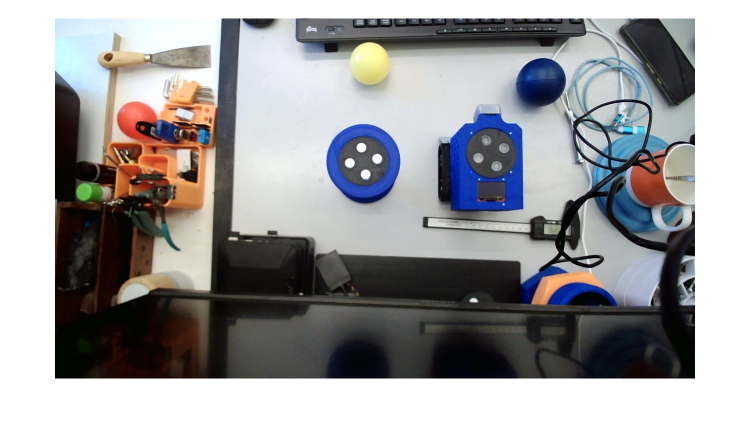
#> input picture ZumoPi_V02/Development/BarcodeDetection/Python/Image4.jpg, 1500 x 855 px (shown at 1/2 size)
$ python -i hub_detector.py   (imports and definitions only)
#> lines starting #> are read from the running program, lines starting #| are printed output that depends on the picture; after the words box and inside, x2 and y2 are one past the last pixel; in counts of white or black regions, pixels touching at a corner belong together
import cv2
import numpy as np
import matplotlib.pyplot as plt

def detect_hubs(img, DEBUG=False, thresholdLevel=0.4, circle_diameter=150,
                expected_dark_fraction=0.85, min_blob_area=100):
    """
    detect_hubs Detects circular hubs with LED markers on a blue background.

    This function first creates a binary image (bin_img) from the grayscale image using
    thresholdLevel (scaled to [0,255]) and inversion (so that dark areas become white).
    Then a blue gradient mask is computed and inverted so that non-blue regions are bright.
    HoughCircles is applied on the median-filtered non-blue mask to find candidate circles.
    For each candidate, the dark fraction is computed from bin_img. If it is within ±25%
    of expected_dark_fraction, blobs (LED markers) are detected inside the candidate hub
    by restricting bin_img to the candidate circle (forcing outside pixels to white) and
    finding connected components where pixels are 0 (i.e. the LED markers).

    Parameters:
      img                   - Input RGB image as a NumPy array.
      DEBUG                 - If True, displays debug images and prints debug info.
      thresholdLevel        - Normalized threshold (0-1) for binarization (default: 0.4).
      circle_diameter       - Nominal diameter for hub detection (default: 150). Allowed range ±25%.
      expected_dark_fraction- Expected fraction of dark area (from bin_img) inside a hub (default: 0.85).
      min_blob_area         - Minimum area (in pixels) for a blob to be considered valid (default: 100).

    Returns:
      hubs - A list of dictionaries. Each dictionary represents a valid hub with:
             'center': (x, y), 'radius': r, 'numBlobs': number of detected blobs,
             'darkFraction': computed dark fraction, and for each blob (blob1..blob4):
                 'center' and 'color'.
    """
#> called with DEBUG = False, thresholdLevel = 0.4, circle_diameter = 150, expected_dark_fraction = 0.85, min_blob_area = 100
    # --- 1. Resize image if larger than 1920x1080 ---
    origH, origW = img.shape[:2]
#> origH = 855; origW = 1500
    maxW, maxH = 1920, 1080
    if origW > maxW or origH > maxH:
        scale = min(maxW / origW, maxH / origH)
        new_w = int(origW * scale)
        new_h = int(origH * scale)
        img = cv2.resize(img, (new_w, new_h))
        if DEBUG:
            print(f"Resized image from ({origW}, {origH}) to ({new_w}, {new_h})")

    # --- 1.1 Create a binary image from the grayscale (like MATLAB's binImg) ---
    gray_img_original = cv2.cvtColor(img, cv2.COLOR_RGB2GRAY)
    thresh_value = int(thresholdLevel * 255)
    _, bin_img = cv2.threshold(gray_img_original, thresh_value, 255, cv2.THRESH_BINARY)
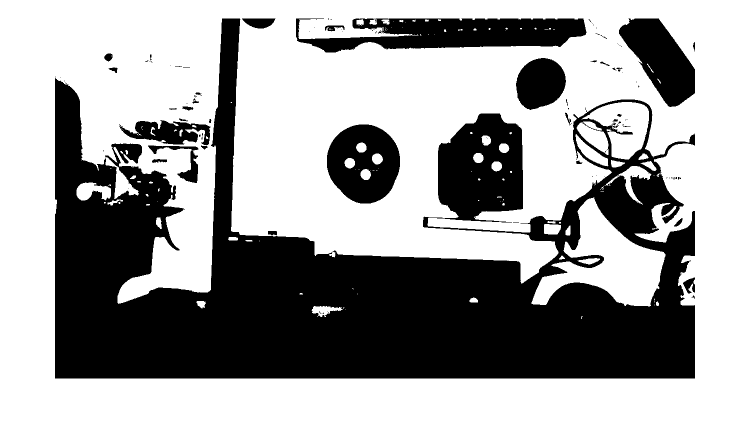
#> bin_img: shape (855, 1500) (shown at 1/2 size); 62.1% white; 126 black regions (92 under 20 px), largest, box (x1, y1, x2, y2) and area: (110, 37, 1390, 757) 382144, (863, 227, 1046, 445) 28320, (592, 37, 1173, 105) 25890
    bin_img = cv2.bitwise_not(bin_img)  # Invert: dark areas become white (255)

    if DEBUG:
        plt.figure()
        plt.imshow(bin_img, cmap='gray')
        plt.title("Binary Image (Inverted)")
        plt.show()

    # --- 2. Create a grayscale mask based on the blue gradient ---
    R = img[:, :, 0].astype(np.float32)
    G = img[:, :, 1].astype(np.float32)
    B = img[:, :, 2].astype(np.float32)
    max_RG = np.maximum(R, G)
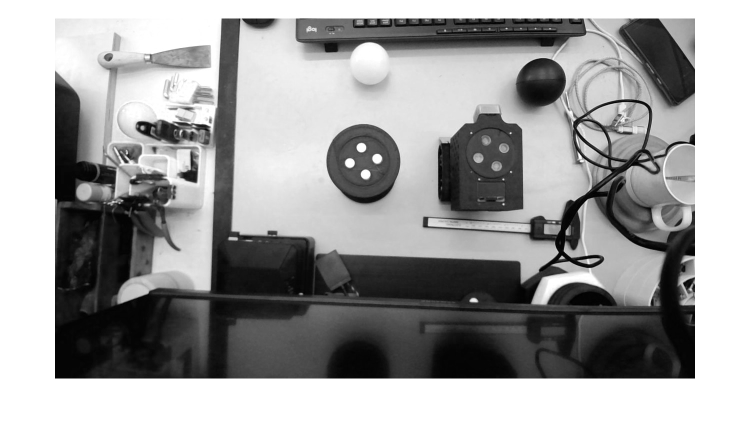
#> max_RG: shape (855, 1500) float32 (shown at 1/2 size); min 0, max 255, mean 157.8
    blue_grad = B - max_RG
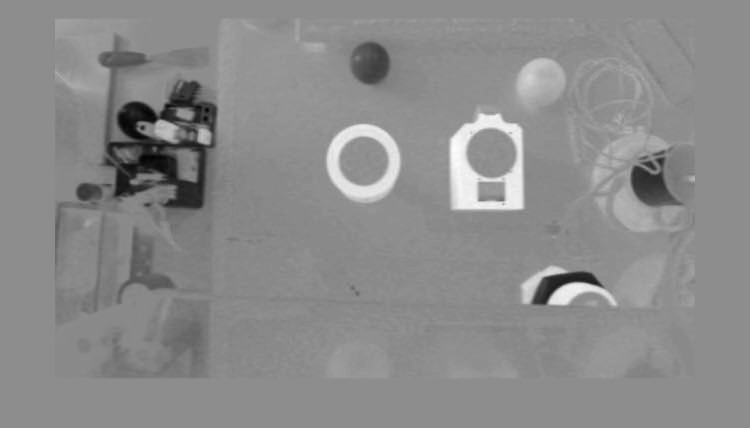
#> blue_grad: shape (855, 1500) float32 (shown at 1/2 size); min -183, max 146, mean -2.9; drawn with min black and max white
    blue_grad = np.where(blue_grad < 0, 0, blue_grad)
    norm_blue = np.empty_like(blue_grad)
    cv2.normalize(blue_grad, norm_blue, 0, 255, cv2.NORM_MINMAX)
    blue_mask = norm_blue.astype(np.uint8)
    # Invert: non-blue regions become bright
    non_blue_mask = 255 - blue_mask
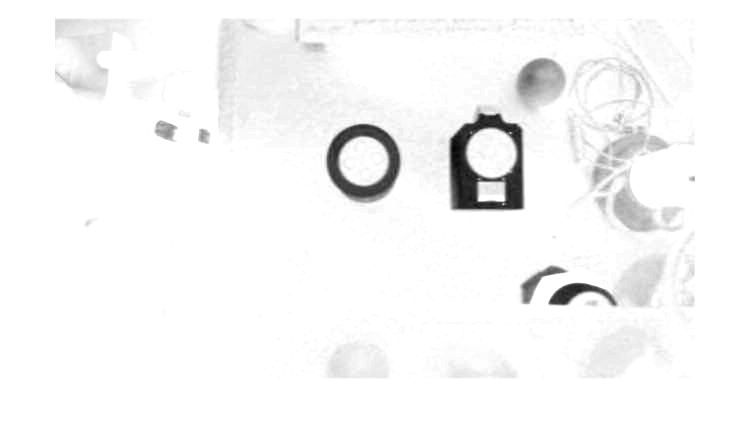
#> non_blue_mask: shape (855, 1500) (shown at 1/2 size); min 0, max 255, mean 246.4

    if DEBUG:
        plt.figure()
        plt.imshow(non_blue_mask, cmap='gray')
        plt.title("Non-blue Grayscale Mask")
        plt.show()

    # --- 3. Apply median filtering to reduce noise ---
    non_blue_blur = cv2.medianBlur(non_blue_mask, 5)

    # --- 4. Detect circles using HoughCircles on the non-blue mask ---
    min_radius = int(np.floor((circle_diameter * 0.75) / 2))
    max_radius = int(np.floor((circle_diameter * 1.25) / 2))

    circles = cv2.HoughCircles(non_blue_blur, cv2.HOUGH_GRADIENT, dp=1,
                               minDist=circle_diameter,
                               param1=100, param2=30,
                               minRadius=min_radius, maxRadius=max_radius)
#> circles = [[725.5, 321.5, 74]]

    # Debug: Plot raw HoughCircles detections.
    hough_img = cv2.cvtColor(non_blue_blur, cv2.COLOR_GRAY2BGR)
    if circles is not None:
        circles = np.uint16(np.around(circles))
#> circles = [[726, 322, 74]]
        for (c_x, c_y, r) in circles[0, :]:
            cv2.circle(hough_img, (c_x, c_y), r, (0, 255, 0), 2)
            cv2.circle(hough_img, (c_x, c_y), 2, (0, 0, 255), 3)
#> this loop made 1 pass
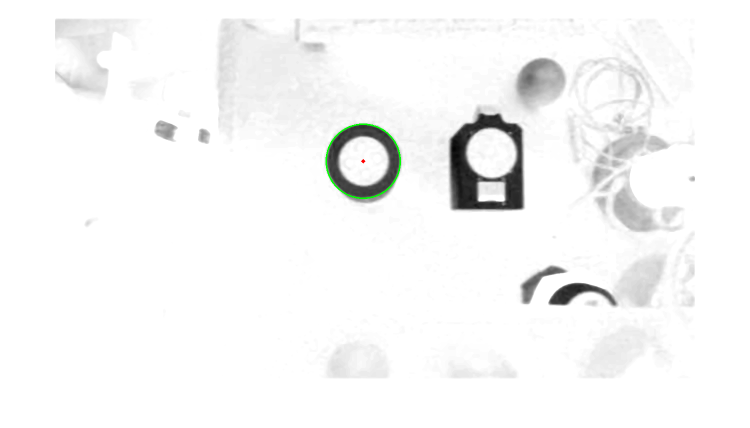
#> hough_img: shape (855, 1500, 3) (shown at 1/2 size); mean B, G, R 246.3, 246.6, 246.3
    if DEBUG:
        plt.figure()
        plt.imshow(hough_img)
        plt.title("Raw HoughCircles Detections on Non-blue Mask")
        plt.show()

    hubs = []
    failed_candidates = []
    lower_dark = expected_dark_fraction * 0.75
    upper_dark = expected_dark_fraction * 1.25

    # Precompute coordinate grid for dark fraction calculation using bin_img.
    rows, cols = bin_img.shape
#> rows = 855; cols = 1500
    y_grid, x_grid = np.ogrid[0:rows, 0:cols]
#> y_grid = 855 values from 0 to 854

    # --- 5. Process each detected circle ---
    if circles is not None:
        for (c_x, c_y, r) in circles[0, :]:
            c_x, c_y, r = int(c_x), int(c_y), int(r)
            circle_mask = (x_grid - c_x)**2 + (y_grid - c_y)**2 <= r**2

            # Compute dark fraction using bin_img:
            dark_fraction = np.sum(bin_img[circle_mask] == 255) / np.sum(circle_mask)

            if lower_dark <= dark_fraction <= upper_dark:
                # --- 6. Analyze blobs inside the candidate hub using bin_img ---
                # Copy the binary image and force pixels outside the circle to white (255)
                local_bin = bin_img.copy()
                local_bin[~circle_mask] = 255

                # Create a "black region" mask: LED markers are expected to appear as 0.
                black_region = (local_bin == 0).astype(np.uint8) * 255

                # Find connected components (blobs) in the black region.
                num_labels, labels, stats, centroids = cv2.connectedComponentsWithStats(black_region, connectivity=8)
                valid_centroids = []
                valid_colors = []
                color_threshold = 30

                # Process each blob (skip label 0 which is background)
                for label in range(1, num_labels):
                    area = stats[label, cv2.CC_STAT_AREA]
                    if DEBUG:
                        print(f"Blob {label}: Area = {area}")
                    if area >= min_blob_area:
                        ys, xs = np.where(labels == label)
                        mean_R = np.mean(R[ys, xs])
                        mean_G = np.mean(G[ys, xs])
                        mean_B = np.mean(B[ys, xs])

                        if (abs(mean_R - mean_G) < color_threshold and
                            abs(mean_R - mean_B) < color_threshold and
                            abs(mean_G - mean_B) < color_threshold):
                            blob_color = "white"
                        elif mean_R > mean_G and mean_R > mean_B:
                            blob_color = "red"
                        elif mean_G > mean_R and mean_G > mean_B:
                            blob_color = "green"
                        elif mean_B > mean_R and mean_B > mean_G:
                            blob_color = "blue"
                        else:
                            blob_color = "unknown"

                        valid_centroids.append(centroids[label])
                        valid_colors.append(blob_color)

                num_blobs = len(valid_centroids)
                if num_blobs == 4:
                    angles = []
                    for centroid in valid_centroids:
                        dx = centroid[0] - c_x
                        dy = centroid[1] - c_y
                        angle = np.mod(np.arctan2(dx, -dy), 2 * np.pi)
                        angles.append(angle)
                    sort_order = np.argsort(angles)
                    sorted_centroids = [valid_centroids[i] for i in sort_order]
                    sorted_colors = [valid_colors[i] for i in sort_order]

                    hub = {
                        "center": (float(c_x), float(c_y)),
                        "radius": float(r),
                        "numBlobs": num_blobs,
                        "darkFraction": dark_fraction
                    }
                    for k in range(4):
                        hub[f"blob{k+1}"] = {
                            "center": (float(sorted_centroids[k][0]), float(sorted_centroids[k][1])),
                            "color": sorted_colors[k]
                        }
                    hubs.append(hub)

                    if DEBUG:
                        print(f"Valid Hub: Center=({c_x}, {c_y}), Radius={r}, DarkFraction={dark_fraction:.2f}, 4 blobs detected")
                else:
                    reason = f"Blob count: {num_blobs}"
                    failed_candidates.append({"center": (c_x, c_y), "radius": r, "reason": reason})
                    if DEBUG:
                        print(f"Candidate hub at ({c_x}, {c_y}) with radius={r} failed: {num_blobs} blobs detected (DarkFraction={dark_fraction:.2f})")
            else:
                reason = f"Dark fraction: {dark_fraction:.2f}"
                failed_candidates.append({"center": (c_x, c_y), "radius": r, "reason": reason})
                if DEBUG:
                    print(f"Circle filtered out: Center=({c_x}, {c_y}), Radius={r}, DarkFraction={dark_fraction:.2f}")
#> this loop made 1 pass
#> (c_x, c_y, r, dark_fraction, num_labels, color_threshold, num_blobs, sort_order) on pass 1: (726, 322, 74, 0.908, 60, 30, 4, [1, 3, 2, 0])
#> pass 1, in detect_hubs, `circle_mask = (x_grid - c_x)**2 + (y_grid - c_y)**2 <= r**2`:
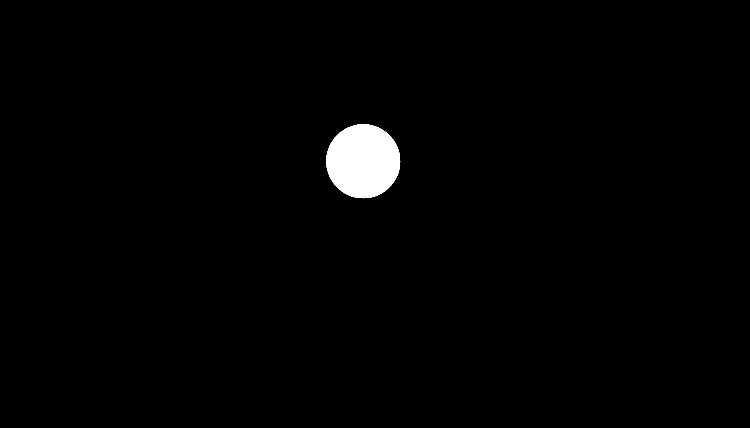
#> circle_mask: shape (855, 1500) bool (shown at 1/2 size); 1.3% white; 1 white region, box (x1, y1, x2, y2) and area: (652, 248, 801, 397) 17193
#> pass 1, in detect_hubs, `black_region = (local_bin == 0).astype(np.uint8) * 255`:
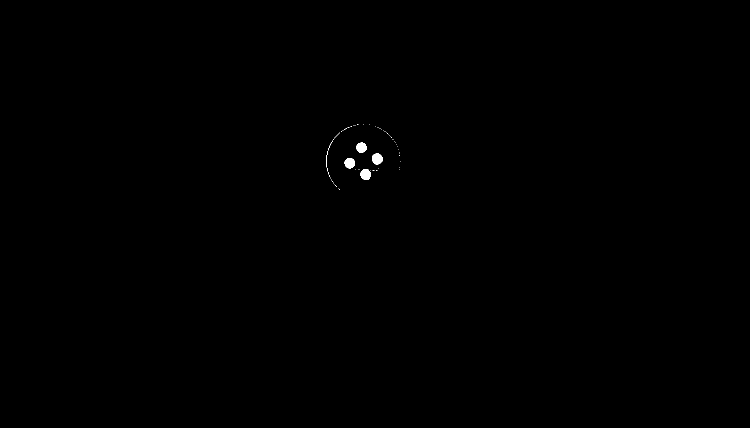
#> black_region: shape (855, 1500) (shown at 1/2 size); 0.12% white; 59 white regions (53 under 20 px), largest, box (x1, y1, x2, y2) and area: (744, 307, 766, 329) 374, (721, 338, 742, 360) 360, (689, 316, 710, 337) 346, (712, 285, 733, 305) 331, (652, 302, 656, 335) 34, (656, 281, 666, 301) 21
#> after the loop, failed_candidates = []; hubs = 1 item
    else:
        if DEBUG:
            print("No circles detected by HoughCircles")

    if DEBUG:
        final_debug_img = img.copy()
        for hub in hubs:
            cx, cy = int(hub["center"][0]), int(hub["center"][1])
            r = int(hub["radius"])
            cv2.circle(final_debug_img, (cx, cy), r, (0, 255, 0), 2)
        for candidate in failed_candidates:
            cx, cy = candidate["center"]
            r = candidate["radius"]
            cv2.circle(final_debug_img, (cx, cy), r, (0, 0, 255), 2)
            cv2.putText(final_debug_img, candidate["reason"], (cx-20, cy+15),
                        cv2.FONT_HERSHEY_SIMPLEX, 0.5, (0, 0, 255), 1, cv2.LINE_AA)
        plt.figure()
        plt.imshow(final_debug_img)
        plt.title("Final Detected Hubs (Green=Valid, Red=Failed)")
        plt.show()

    return hubs

>>> import cv2
>>> picture = cv2.cvtColor(cv2.imread('Image4.jpg'), cv2.COLOR_BGR2RGB)
>>> result = detect_hubs(picture)
#> result = 1 item
